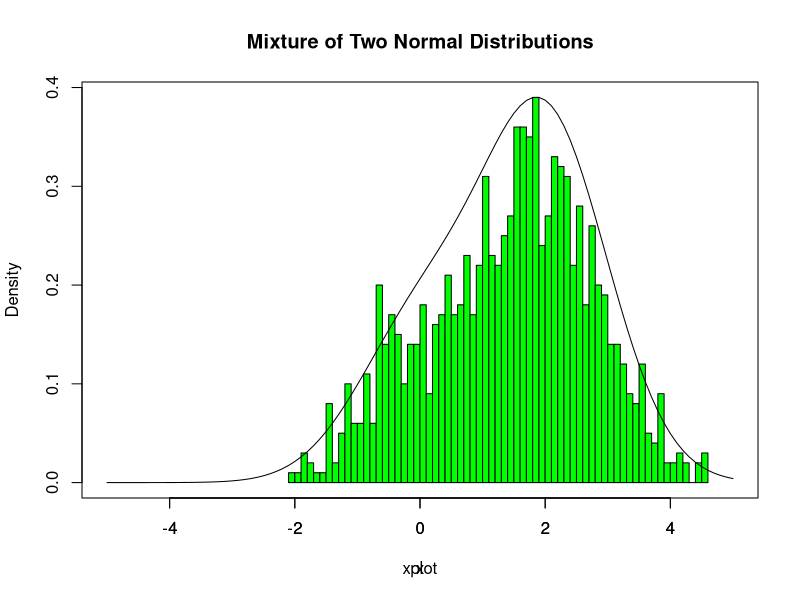

Reproduce this figure in R.
###############################################################
# Simulating and Plotting a Mixture of Two Normal Distributions
# --------------------------------------------------------------
# We create a mixture distribution:
#   With probability e:       X ~ N(0, 1)
#   With probability (1 - e): X ~ N(m, s)
#
# Then we:
# 1. Generate random samples from this mixture.
# 2. Plot a histogram of the simulated distribution.
# 3. Overlay the TRUE mixture density curve for comparison.
###############################################################

# Mixture proportion: probability of selecting the **first** normal
e <- 0.3      # 30% from N(0,1), 70% from N(m, s)

# Number of simulations / sample size
nsim <- 1000

# Parameters of the second normal distribution
m <- 2        # mean of second normal
s <- 1        # sd of second normal

###############################################################
# Step 1: Generate mixture component indicators
###############################################################

# Generate nsim uniform values and check if each < e.
# u = 1 => sample from N(0,1)
# u = 0 => sample from N(m, s)
u <- (runif(nsim) < e)

###############################################################
# Step 2: Generate random samples from both distributions
###############################################################

# First normal distribution: N(0, 1)
z  <- rnorm(nsim)

# Second normal distribution: N(m, s)
z1 <- rnorm(nsim, mean = m, sd = s)

###############################################################
# Step 3: Combine to form the mixture sample
###############################################################

# Mixture sample:
# If u[i] = 1 → take z[i] (the standard normal)
# If u[i] = 0 → take z1[i] (the shifted normal)
x_sample <- u * z + (1 - u) * z1

###############################################################
# Step 4: Plot histogram of simulated mixture
###############################################################

hist(
  x_sample,
  xlab = "x",
  xlim = c(-5, 5),
  freq = FALSE,        # Use density scale, not count scale
  col = "green",
  breaks = 50,
  main = "Mixture of Two Normal Distributions"
)

###############################################################
# Step 5: Define the TRUE mixture density function
###############################################################

mix <- function(x) {
  e  * dnorm(x) +                  # Density of N(0,1)
    (1 - e) * dnorm(x, mean = m, sd = s)   # Density of N(m,s)
}

###############################################################
# Step 6: Overlay the true density curve
###############################################################

# Define x-values for plotting the true curve
xplot <- (-50:50) / 10   # Sequence from -5 to 5 in steps of 0.1

# Add the true mixture density curve on top of the histogram
par(new = TRUE)      # Allow overlay on the same plot

plot(
  xplot,
  mix(xplot),
  xlim = c(-5, 5),
  type = "l",         # Line plot
  yaxt = "n",         # Hide the y-axis to avoid double axis
  ylab = "",          # Remove label so it doesn't overwrite histogram label
  main = ""
)
